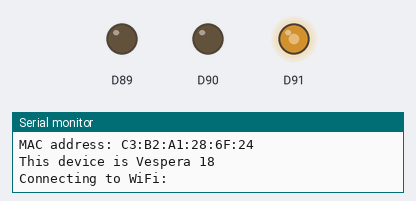
Bench run of a sketch on a simulated Arduino MKR. Shown: output pins drawn as LEDs (lit = HIGH), the last lines printed to the serial monitor. WiFi joins after 1.5 s; servers stay silent unless stated; random numbers use the default seed unless the sketch sets one; no MQTT or app messages arrive unless stated; not simulated (calls return 0 or success): arduino_secrets.h.

Above: at 0.1 s.
At 2.1 s:
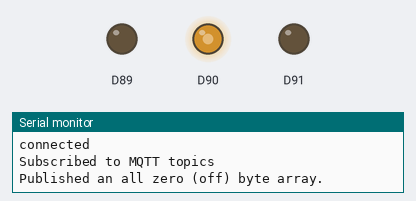
Timing chart, 0 to 3.6 s (numbered marks = the images above):
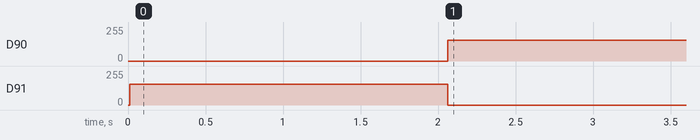

The sketch:

mkr1010_mqtt_simple.ino
```cpp
// Duncan Wilson Oct 2025 - v1 - MQTT messager to vespera

// works with MKR1010

#include <SPI.h>
#include <WiFiNINA.h>
#include <PubSubClient.h>
#include "arduino_secrets.h"
#include <utility/wifi_drv.h>   // library to drive to RGB LED on the MKR1010

/*
**** please enter your sensitive data in the Secret tab/arduino_secrets.h
**** using format below
#define SECRET_SSID "ssid name"
#define SECRET_PASS "ssid password"
#define SECRET_MQTTUSER "user name - eg student"
#define SECRET_MQTTPASS "password";
 */
const char* ssid          = SECRET_SSID;
const char* password      = SECRET_PASS;
//const char* ssid1         = SECRET_SSID1;
//const char* password1     = SECRET_PASS1;
const char* mqtt_username = SECRET_MQTTUSER;
const char* mqtt_password = SECRET_MQTTPASS;
const char* mqtt_server   = "mqtt.cetools.org";
const int mqtt_port       = 1884;

// create wifi object and mqtt object
WiFiClient wifiClient;
PubSubClient mqttClient(wifiClient);

// Make sure to update your lightid value below with the one you have been allocated
String lightId = "18"; // the topic id number or user number being used.

// Here we define the MQTT topic we will be publishing data to
String mqtt_topic = "student/CASA0014/luminaire/" + lightId;
String clientId = ""; // will set once i have mac address so that it is unique

// NeoPixel Configuration - we need to know this to know how to send messages
// to vespera
const int num_leds = 72;
const int payload_size = num_leds * 3; // x3 for RGB

// Create the byte array to send in MQTT payload this stores all the colours
// in memory so that they can be accessed in for example the rainbow function
byte RGBpayload[payload_size];

void setup() {
  Serial.begin(115200);
  //while (!Serial); // Wait for serial port to connect (useful for debugging)
  Serial.println("Vespera");


  // print your MAC address:
  byte mac[6];
  WiFi.macAddress(mac);
  Serial.print("MAC address: ");
  printMacAddress(mac);

  Serial.print("This device is Vespera ");
  Serial.println(lightId);

  // Connect to WiFi
  startWifi();

  // Connect to MQTT broker
  mqttClient.setServer(mqtt_server, mqtt_port);
  mqttClient.setBufferSize(2000);
  mqttClient.setCallback(callback);

  Serial.println("Set-up complete");
}

void loop() {
  // Reconnect if necessary
  if (!mqttClient.connected()) {
    reconnectMQTT();
  }

  if (WiFi.status() != WL_CONNECTED){
    startWifi();
  }
  // keep mqtt alive
  mqttClient.loop();

  for(int n=0; n<num_leds; n++){
    send_all_off();
    delay(300);
    send_RGB_to_pixel(0,250,180,n);
    delay(500);
  }

  delay(500);
}

// Function to update the R, G, B values of a single LED pixel
// RGB can a value between 0-254, pixel is 0-71 for a 72 neopixel strip
void send_RGB_to_pixel(int r, int g, int b, int pixel) {
  // Check if the mqttClient is connected before publishing
  if (mqttClient.connected()) {
    // Update the byte array with the specified RGB color pattern
    RGBpayload[pixel * 3 + 0] = (byte)r; // Red
    RGBpayload[pixel * 3 + 1] = (byte)g; // Green
    RGBpayload[pixel * 3 + 2] = (byte)b; // Blue

    // Publish the byte array
    mqttClient.publish(mqtt_topic.c_str(), RGBpayload, payload_size);

    Serial.println("Published whole byte array after updating a single pixel.");
  } else {
    Serial.println("MQTT mqttClient not connected, cannot publish from *send_RGB_to_pixel*.");
    reconnectMQTT();
  }
}

void send_all_off() {
  // Check if the mqttClient is connected before publishing
  if (mqttClient.connected()) {
    // Fill the byte array with the specified RGB color pattern
    for(int pixel=0; pixel < num_leds; pixel++){
      RGBpayload[pixel * 3 + 0] = (byte)0; // Red
      RGBpayload[pixel * 3 + 1] = (byte)0; // Green
      RGBpayload[pixel * 3 + 2] = (byte)0; // Blue
    }
    // Publish the byte array
    mqttClient.publish(mqtt_topic.c_str(), RGBpayload, payload_size);

    Serial.println("Published an all zero (off) byte array.");
  } else {
    Serial.println("MQTT mqttClient not connected, cannot publish from *send_all_off*.");
  }
}

void send_all_random() {
  // Check if the mqttClient is connected before publishing
  if (mqttClient.connected()) {
    // Fill the byte array with the specified RGB color pattern
    for(int pixel=0; pixel < num_leds; pixel++){
      RGBpayload[pixel * 3 + 0] = (byte)random(50,256); // Red - 256 is exclusive, so it goes up to 255
      RGBpayload[pixel * 3 + 1] = (byte)random(50,256); // Green
      RGBpayload[pixel * 3 + 2] = (byte)random(50,256); // Blue
    }
    // Publish the byte array
    mqttClient.publish(mqtt_topic.c_str(), RGBpayload, payload_size);

    Serial.println("Published an all random byte array.");
  } else {
    Serial.println("MQTT mqttClient not connected, cannot publish from *send_all_random*.");
  }
}

void printMacAddress(byte mac[]) {
  for (int i = 5; i >= 0; i--) {
    if (mac[i] < 16) {
      Serial.print("0");
    }
    Serial.print(mac[i], HEX);
    if (i > 0) {
      Serial.print(":");
    }
  }
  Serial.println();
}
```

RGBLED.ino
```cpp
void toggleRGB(){

  WiFiDrv::analogWrite(25, 255);
  WiFiDrv::analogWrite(26, 0);
  WiFiDrv::analogWrite(27, 0);

  delay(1000);

  WiFiDrv::analogWrite(25, 0);
  WiFiDrv::analogWrite(26, 255);
  WiFiDrv::analogWrite(27, 0);

  delay(1000);

  WiFiDrv::analogWrite(25, 0);
  WiFiDrv::analogWrite(26, 0);
  WiFiDrv::analogWrite(27, 255);

  delay(1000);

  WiFiDrv::analogWrite(25, 0);
  WiFiDrv::analogWrite(26, 0);
  WiFiDrv::analogWrite(27, 0);

  delay(1000);
}

void LedRed(){
  WiFiDrv::analogWrite(25, 155);
  WiFiDrv::analogWrite(26, 0);
  WiFiDrv::analogWrite(27, 0);
}

void LedBlue(){
  WiFiDrv::analogWrite(25, 0);
  WiFiDrv::analogWrite(26, 0);
  WiFiDrv::analogWrite(27, 155);
}

void LedGreen(){
  WiFiDrv::analogWrite(25, 0);
  WiFiDrv::analogWrite(26, 155);
  WiFiDrv::analogWrite(27, 0);
}
```

connections.ino
```cpp
// Function to handle incoming MQTT messages
void callback(char* topic, byte* payload, unsigned int length) {
  Serial.print("Message received on topic: ");
  Serial.println(topic);
}


// Connect wifi and get mac address for unique clientId and print out some setup info
void startWifi(){
  delay(10);
  LedBlue(); // show Blue LED when looking for wifi
  Serial.print("Connecting to WiFi: ");
  Serial.println(ssid);

  // Check if the WiFi module is present
  if (WiFi.status() == WL_NO_MODULE) {
    Serial.println("Communication with WiFi module failed!");
    // Don't continue if module is not present
    while (true);
  }

  // Attempt to connect to WiFi network
  int status = WL_IDLE_STATUS;
  while (status != WL_CONNECTED) {
    status = WiFi.begin(ssid, password);
    Serial.print(".");
    delay(500);
  }

  Serial.println("\nWiFi connected!");
  Serial.print("IP address: ");
  Serial.println(WiFi.localIP());

  LedGreen(); // all good so show green for go
}


// handle reconnects to MQTT broker
void reconnectMQTT() {
  // Loop until we're reconnected
  LedBlue();
  while (!mqttClient.connected()) {
    Serial.println("Connecting to MQTT...");
    if (mqttClient.connect(clientId.c_str(), mqtt_username, mqtt_password)) {
      Serial.println("connected");
      // Subscribe to the topic you want to listen to
      mqttClient.subscribe(mqtt_topic.c_str());
      Serial.println("Subscribed to MQTT topics");
    } else {
      Serial.print("failed, rc=");
      Serial.print(mqttClient.state());
      Serial.println(" try again in 5 seconds");
      delay(5000);
    }
  }
  LedGreen();
}
```

Measured:
- by itself, D90: 0/255 → 155/255 at 2.1 s
- by itself, D91: 155/255 → 0/255 at 2.1 s
